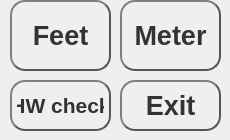
      <widget class="QWidget" name="tab_3">
       <attribute name="title">
        <string>Config</string>
       </attribute>
       <widget class="QPushButton" name="pushButton_19">
        <property name="geometry">
         <rect>
          <x>120</x>
          <y>80</y>
          <width>101</width>
          <height>51</height>
         </rect>
        </property>
        <property name="font">
         <font>
          <pointsize>20</pointsize>
          <bold>true</bold>
         </font>
        </property>
        <property name="styleSheet">
         <string notr="true">QPushButton {
color: #333;
border: 2px solid #555;
border-radius: 15px;
border-style: outset;
background: qradialgradient(
cx: 0.3, cy: -0.4, fx: 0.3, fy: -0.4,
radius: 1.35, stop: 0 #fff, stop: 1 #888
);
padding: 5px;
}

QPushButton:pressed {
    background-color: rgb(224, 0, 0);
    border-style: inset;
}</string>
        </property>
        <property name="text">
         <string>Exit</string>
        </property>
       </widget>
       <widget class="QPushButton" name="pushButton_off">
        <property name="geometry">
         <rect>
          <x>10</x>
          <y>80</y>
          <width>101</width>
          <height>51</height>
         </rect>
        </property>
        <property name="font">
         <font>
          <pointsize>16</pointsize>
          <bold>true</bold>
         </font>
        </property>
        <property name="styleSheet">
         <string notr="true">QPushButton {
color: #333;
border: 2px solid #555;
border-radius: 15px;
border-style: outset;
background: qradialgradient(
cx: 0.3, cy: -0.4, fx: 0.3, fy: -0.4,
radius: 1.35, stop: 0 #fff, stop: 1 #888
);
padding: 5px;
}

QPushButton:pressed {
    background-color: rgb(224, 0, 0);
    border-style: inset;
}</string>
        </property>
        <property name="text">
         <string>HW check</string>
        </property>
       </widget>
       <widget class="QPushButton" name="pushButton_12">
        <property name="geometry">
         <rect>
          <x>120</x>
          <y>0</y>
          <width>101</width>
          <height>71</height>
         </rect>
        </property>
        <property name="font">
         <font>
          <pointsize>20</pointsize>
          <bold>true</bold>
         </font>
        </property>
        <property name="styleSheet">
         <string notr="true">QPushButton {
color: #333;
border: 2px solid #555;
border-radius: 15px;
border-style: outset;
background: qradialgradient(
cx: 0.3, cy: -0.4, fx: 0.3, fy: -0.4,
radius: 1.35, stop: 0 #fff, stop: 1 #888
);
padding: 5px;
}

QPushButton:pressed {
    background-color: rgb(224, 0, 0);
    border-style: inset;
}</string>
        </property>
        <property name="text">
         <string>Meter</string>
        </property>
       </widget>
       <widget class="QPushButton" name="pushButton_13">
        <property name="geometry">
         <rect>
          <x>10</x>
          <y>0</y>
          <width>101</width>
          <height>71</height>
         </rect>
        </property>
        <property name="font">
         <font>
          <pointsize>20</pointsize>
          <bold>true</bold>
         </font>
        </property>
        <property name="styleSheet">
         <string notr="true">QPushButton {
color: #333;
border: 2px solid #555;
border-radius: 15px;
border-style: outset;
background: qradialgradient(
cx: 0.3, cy: -0.4, fx: 0.3, fy: -0.4,
radius: 1.35, stop: 0 #fff, stop: 1 #888
);
padding: 5px;
}

QPushButton:pressed {
    background-color: rgb(224, 0, 0);
    border-style: inset;
}</string>
        </property>
        <property name="text">
         <string>Feet</string>
        </property>
       </widget>
      </widget>
